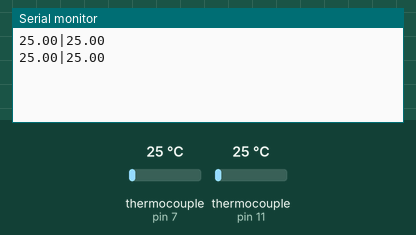
Recording of a sketch running on a simulated Arduino Uno, built with avr-gcc and run on an emulated ATmega328P. Parts: the last lines printed to the serial monitor. The test bench sets the inputs (shaded band); at power-on: thermocouple (sensors on pin 7, pin 11) 25 °C.

Above: at 1.8 s.
1.9 s: thermocouple (sensor on pin 7) set to 6 °C
At 2.8 s:
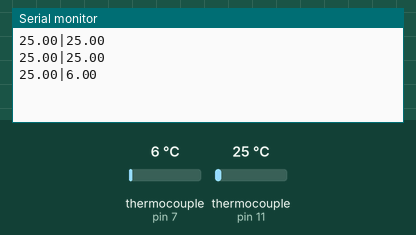
3.4 s: thermocouple (sensor on pin 11) set to 6 °C
At 4.7 s:
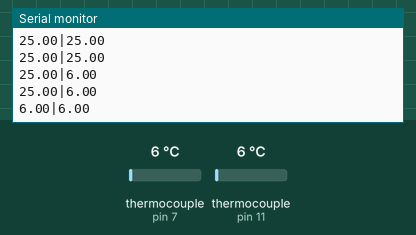
4.9 s: thermocouple (sensor on pin 7) set to 75 °C
At 5.7 s:
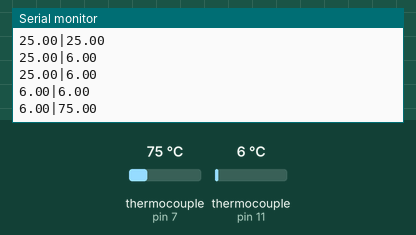
6.4 s: thermocouple (sensor on pin 11) set to 75 °C
At 7.3 s:
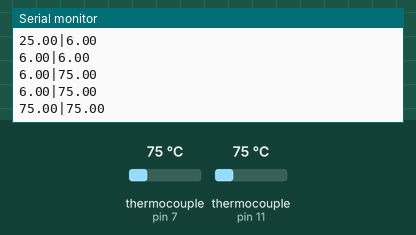
Timing chart, 0 to 8.9 s (numbered marks = the images above; inputs shaded):
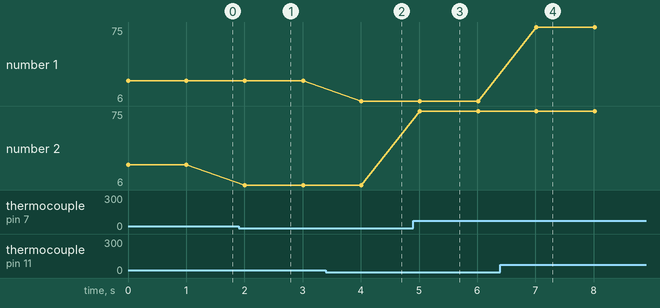

The sketch:

temp_probe3.0.ino
```cpp
/****************************************************
 * This code starts monitoring the thermoresistors and relaying the temp info to the rpi
 * Written by Zachary Tomlinson for TejasDigital
 */

#include <Adafruit_MAX31865.h>

Adafruit_MAX31865 MAX_1 = Adafruit_MAX31865(10, 11, 12, 13);
Adafruit_MAX31865 MAX_2 = Adafruit_MAX31865(6, 7, 8, 9);

float TMP_1;
float TMP_2;

#define RREF 430.0

void setup() {
  Serial.begin(115200);

  MAX_1.begin(MAX31865_3WIRE);
  MAX_2.begin(MAX31865_2WIRE);
}


void loop() {
  TMP_1 = MAX_1.temperature(100, RREF);
  TMP_2 = MAX_2.temperature(100, RREF);
  Serial.print(TMP_1, BIN);
  Serial.print("|");
  Serial.println(TMP_2, BIN);

  delay(1000);
}
```

Measured:
- after the input at 1.9 s, the serial monitor: prints a new line after 0.11 s (image 1)
- after the input at 3.4 s, the serial monitor: prints a new line after 0.61 s (image 2)
- after the input at 4.9 s, the serial monitor: prints a new line after 0.11 s (image 3)
- after the input at 6.4 s, the serial monitor: prints a new line after 0.62 s (image 4)
- plotted number 2: 25 → 6 after the input at 1.9 s, 6 → 75 after the input at 4.9 s
